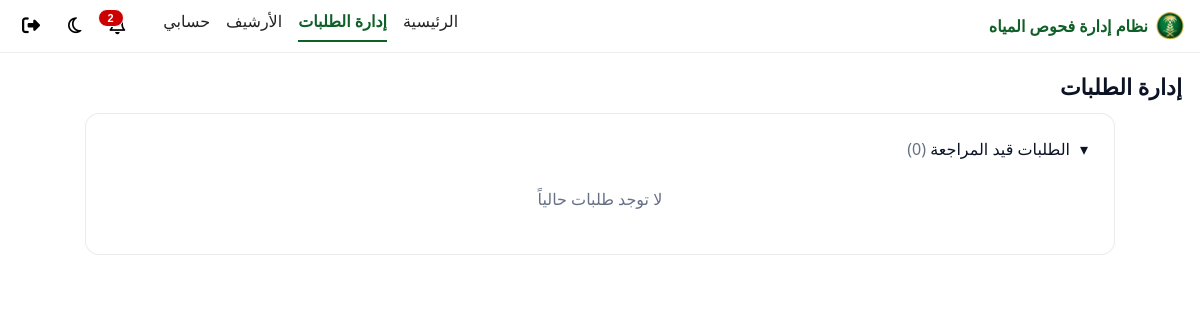
The page /admin/requests (signed in) on the database as committed earlier.
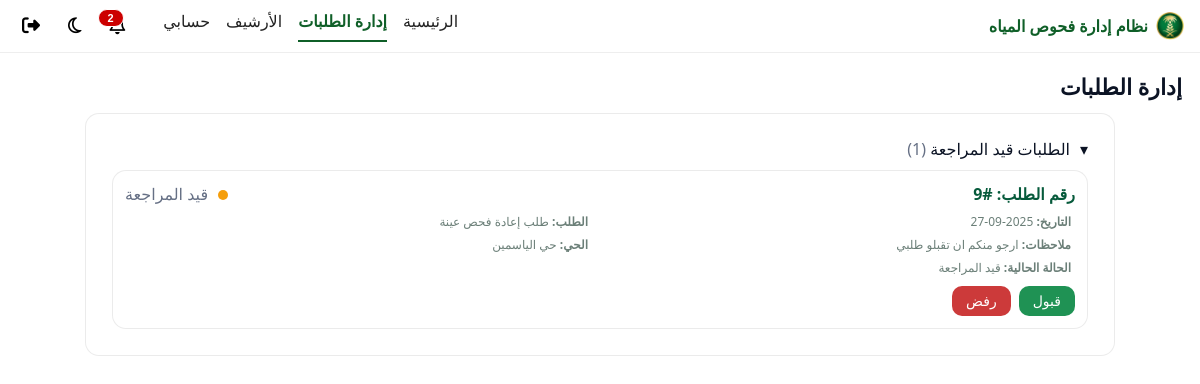
The same page on the database as committed later.
### models.py (models this page shows)
class RequestModel(db.Model):
    __tablename__ = "requests"
    id = db.Column(db.Integer, primary_key=True)
    customer_id = db.Column(db.Integer, db.ForeignKey("customers.id"))
    title = db.Column(db.String(200))
    district = db.Column(db.String(100))
    notes = db.Column(db.Text, nullable=True, default="")
    status = db.Column(db.String(20), nullable=False, default="under_review", server_default="under_review")
    tracking_code = db.Column(db.String(50))
    created_at = db.Column(db.DateTime, default=datetime.utcnow, index=True)
    request_type = synonym("title")
    rejected_reason = db.Column(db.Text, nullable=True)   # ← لا تكتب reject_reason

### app.py (the view)
@app.get("/admin/requests")
def admin_requests():
    if "admin_id" not in session:
        return redirect(url_for("admin_login"))
    pending = (RequestModel.query
               .filter(RequestModel.status == "under_review")
               .order_by(RequestModel.created_at.desc())
               .all())
    accepted = (RequestModel.query
                .filter(RequestModel.status == "accepted")
                .order_by(RequestModel.created_at.desc())
                .limit(10).all())
    rejected = (RequestModel.query
                .filter(RequestModel.status == "rejected")
                .order_by(RequestModel.created_at.desc())
                .limit(10).all())
    return render_template(
        "admin_requests.html",
        is_admin=True,
        pending=pending,
        approved=accepted,
        rejected=rejected,
        notifications=notifications_data() if 'notifications_data' in globals() else {}
    )

### app.py (called while the page is built)
def notifications_data(cid=None):
    demo = [
        {"title": "تم استلام طلبك", "time": "قبل دقيقة", "text": "رقم التتبع #1005"},
        {"title": "تم تحديث الحالة", "time": "اليوم", "text": "طلب #1002 تحت المراجعة"},
    ]
    return {"count": len(demo), "list": demo}

@app.context_processor
def inject_defaults():
    role = "customer"
    cid  = session.get("customer_id")
    return {
        "role": role,
        "notifications": notifications_data(cid)
    }

@app.before_request
def guard_areas():
    ep = request.endpoint or ""
    if ep.startswith("customer_"):
        if ep not in ("customer_login", "customer_signup", "customer_logout", "static"):
            if "customer_id" not in session:
                return redirect(url_for("customer_login"))
    if ep.startswith("admin_"):
        if ep not in ("admin_login", "admin_logout", "static"):
            if "admin_id" not in session:
                return redirect(url_for("admin_login"))

### templates/admin_requests.html (shortened to what this page needs)
{% extends "admin_base.html" %}
{% set is_admin = True %}
{% block content %}
<h2 class="page-title">إدارة الطلبات</h2>
<div class="section-card glass">
  <div class="acc-item open">
    <div class="acc-head" data-acc="head">
      <span class="acc-arrow">▾</span>
      <span>الطلبات قيد المراجعة <span class="muted">({{ pending|length or 0 }})</span></span>
    </div>
   <div class="acc-body" data-acc="body">
  {% if pending and pending|length > 0 %}
    <div class="req-list">
      {% for r in pending %}
        {% set status_map = {'under_review':'قيد المراجعة', 'accepted':'مقبول', 'rejected':'مرفوض'} %}
        {% set color_map  = {'under_review':'yellow',        'accepted':'green',  'rejected':'red'} %}
        {% set status_text = status_map.get(r.status, '-') %}
        {% set dot_class   = color_map.get(r.status, '') %}
        <div class="req-card glass" id="req-{{ r.id }}">
          <div class="req-top">
            <span class="req-code"><strong>رقم الطلب:</strong> #{{ r.id }}</span>
            <span class="muted">
              <span class="status-dot {{ dot_class }}"></span>
              <span style="margin-inline-start:6px">{{ status_text }}</span>
            </span>
          </div>
          <div class="req-meta">
            <div><strong>التاريخ:</strong> {{ r.created_at.strftime("%Y-%m-%d") if r.created_at else "" }}</div>
            <div><strong>الطلب:</strong> {{ r.request_type }}</div>
            {% if r.notes %}<div><strong>ملاحظات:</strong> {{ r.notes }}</div>{% endif %}
            {% if r.district %}<div><strong>الحي:</strong> {{ r.district }}</div>{% endif %}
            <div><strong>الحالة الحالية:</strong> {{ status_text }}</div>
          </div>
          <div class="req-actions">
            <button type="button" class="btn-approve" data-id="{{ r.id }}"
                    onclick="approveRequest({{ r.id }}, this)">قبول</button>
            <button type="button" class="btn-reject"  data-id="{{ r.id }}"
                    onclick="toggleRejectBox({{ r.id }}, true)">رفض</button>
          </div>
        </div>
      {% endfor %}
    </div>
  {% else %}
    <div class="muted" style="padding:18px;text-align:center">لا توجد طلبات حالياً</div>
  {% endif %}
</div>
{% endblock %}

Rows that differ between the two databases and show on the page:
added RequestModel: id "9", status_text "قيد المراجعة", created_at "2025-09-27", request_type "طلب إعادة فحص عينة", notes "ارجو منكم ان تقبلو طلبي", district "حي الياسمين"
Other text that changed with them:
{{ pending|length or 0 }}: "0" → "1"
text no longer shown: "لا توجد طلبات حالياً"
